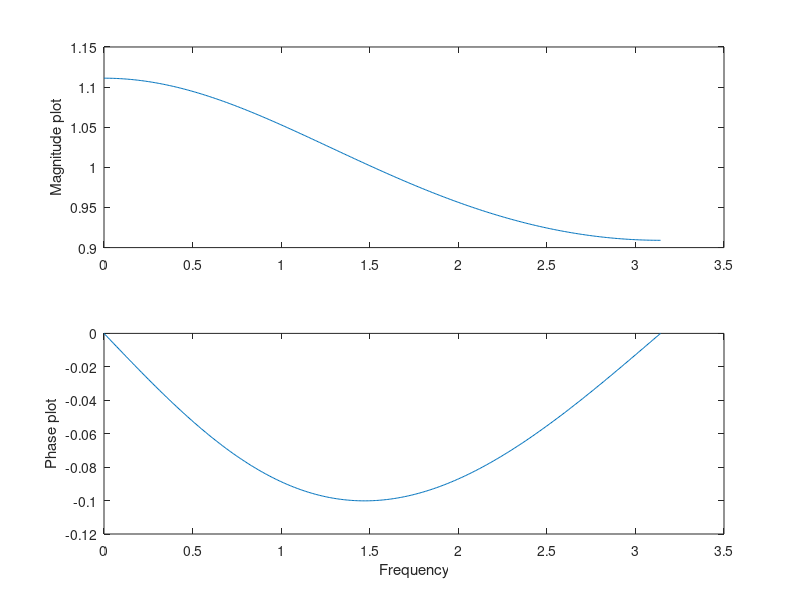

MATLAB code for this plot:
df = 0:pi/400:pi; % 401 frequency points
n = [1];
d = [1 -.1];
x = freqz(n, d, df);
subplot(2, 1, 1);
plot(df, abs(x) );
ylabel('Magnitude plot');
subplot(2, 1, 2);
plot(df, angle(x) );
ylabel('Phase plot'); xlabel('Frequency');
